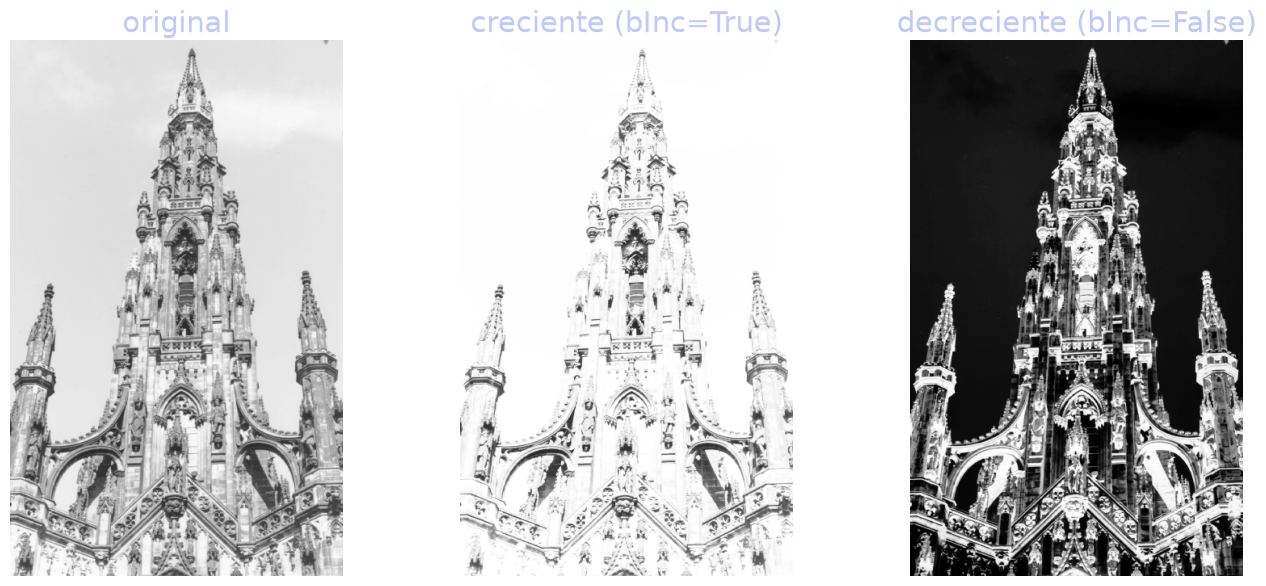
#> input picture decks/vc-lab1/assets/exp_iglesia.png, 1266 x 586 px, given in place of cat256.pgm, which was not available
$ python pruebas.py
#> lines starting #> are read from the running program, lines starting #| are printed output that depends on the picture
"""Verificación ejecutable de TODO el código que aparece en el deck vc-examen."""
import numpy as np
from PIL import Image
from scipy.ndimage import convolve, correlate, gaussian_filter, uniform_filter, sobel
from scipy.signal import medfilt2d
from skimage import feature
from skimage.transform import hough_line, hough_line_peaks

R = '/home/jcrex/uji/Master-Sistemas-Inteligentes/Computer-Vision/lab/'
P1 = R + 'lab1/p1-4students/imgs-P1/'
P2 = R + 'lab2/p2-4students/imgs-P2/'
np.random.seed(0)
out = {}

# ---------- Ej. 1 filterIm
def filterIm(im):
    mask = np.array([[-1,-1,2],[-1,2,-1],[2,-1,-1]])
    return convolve(im, mask)
mask = np.array([[-1,-1,2],[-1,2,-1],[2,-1,-1]])
assert mask.sum() == 0
assert (mask[::-1, ::-1] == mask).all()           # simetría central
im = np.zeros((5,5), np.uint8);
for i in range(5): im[i, 4-i] = 9                   # diagonal "/" (+45°)
r_u8 = filterIm(im); r_f = filterIm(im.astype(float))
print('uint8 diag /:\n', r_u8, r_u8.dtype); print('float:\n', r_f)
im2 = np.zeros((5,5), np.uint8)
for i in range(5): im2[i, i] = 9                    # diagonal "\"
print('float diag \\:\n', filterIm(im2.astype(float)))
assert (convolve(im.astype(float), mask) == correlate(im.astype(float), mask)).all()
# valor real sobre imagen uint8 (centro de la línea, borde)
print('uint8 centro', r_u8[2,2], 'float centro', r_f[2,2], '| vecino', r_u8[2,1], r_f[2,1])

# ---------- Ej. 2 countIm
def countIm(im, thr, sX, sY, minCount):
    im_th = (im < thr).astype(float)
    return convolve(im_th, np.ones((sX, sY))) >= minCount
# [11 lines left out: function countIm_loops, not called in this run]
g = np.array(Image.open(P2+'cat256.pgm')).astype(float)
a = countIm(g, 60, 3, 3, 4)
#> in countIm, `im_th = (im < thr).astype(float)`:
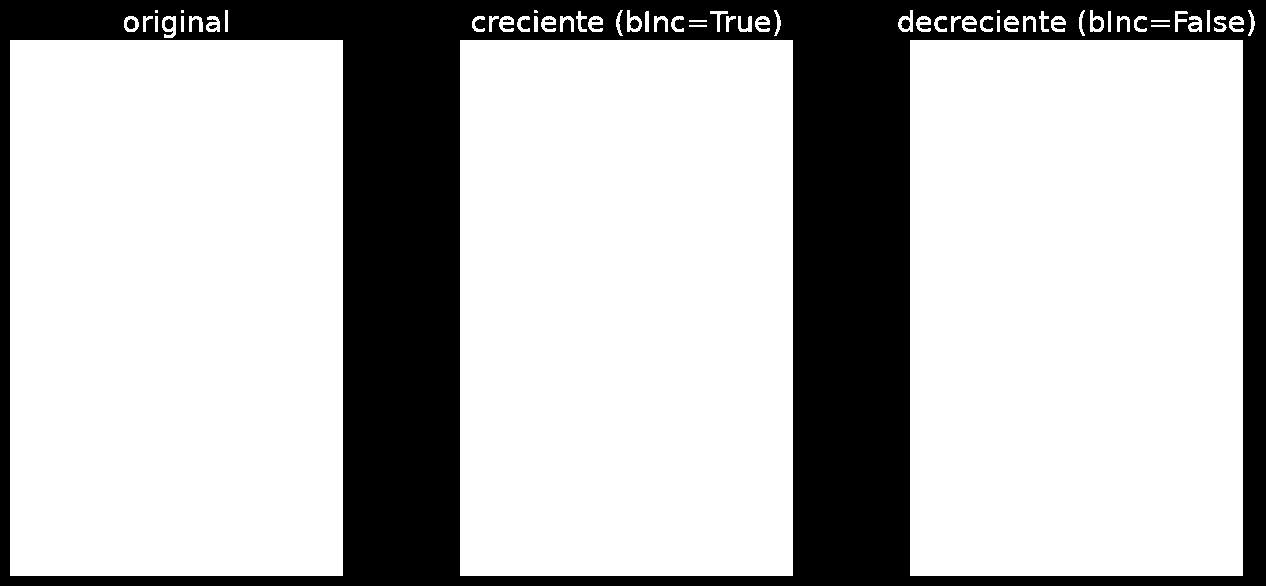
#> im_th: shape (586, 1266, 4) float64; mean R, G, B, A 0.15, 0.15, 0.15, 0.271; transparent parts drawn white
#> (the run stopped early here; a loop or call above may not have finished)

$ run again, on decks/vc-lab1/assets/heq_cabeza.png
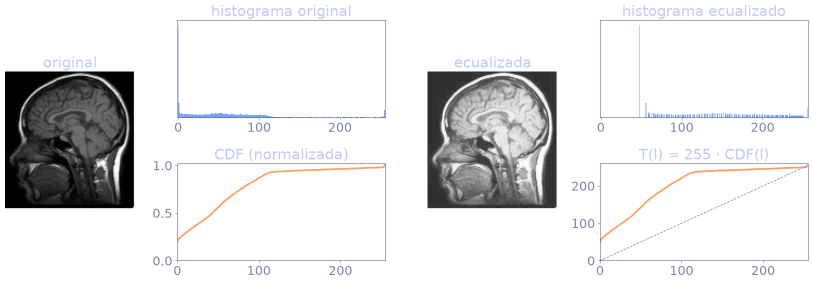
#> input picture decks/vc-lab1/assets/heq_cabeza.png, 1626 x 566 px, given in place of cat256.pgm, which was not available (shown at 1/2 size)
#> in countIm, `im_th = (im < thr).astype(float)`:
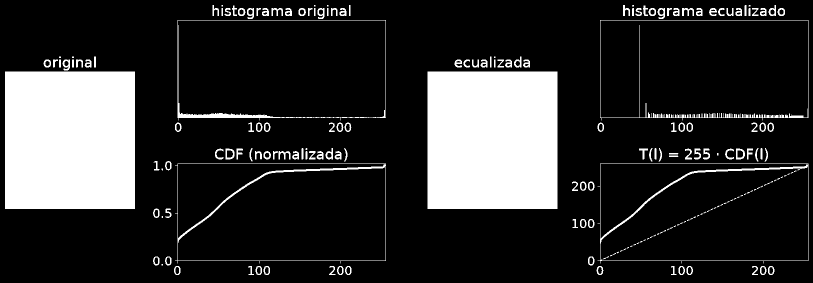
#> im_th: shape (566, 1626, 4) float64 (shown at 1/2 size); mean R, G, B, A 0.0668, 0.0668, 0.0668, 0.815; transparent parts drawn white
